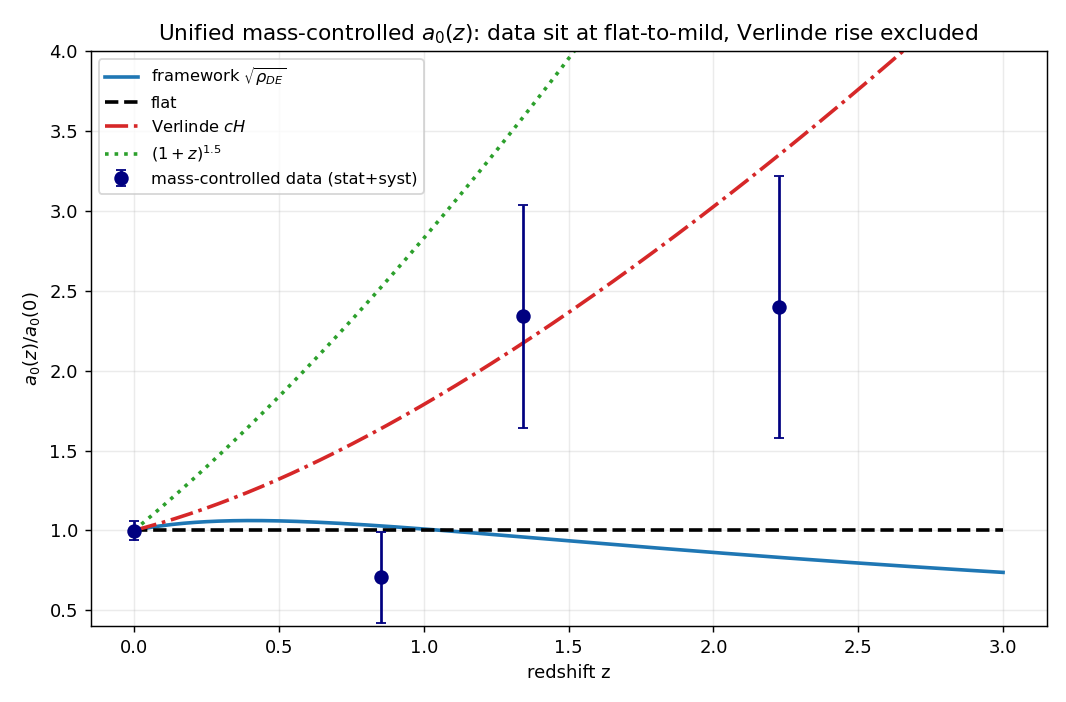

Python code for this plot:
#!/usr/bin/env python3
"""
UNIFIED, MASS-CONTROLLED differential a0(z) across SPARC (z=0) + KROSS (z~0.85) + KMOS3D (z=0.6-2.5).

The gap (repo recon): the three samples are fit with DIFFERENT gas/pressure-support treatments, disagree
~0.2 dex, and the SIGN of a0(z) is ambiguous. This applies ONE identical pipeline and, crucially, controls
for the dominant bias the naive estimator suffers.

TWO estimators, both reported:
  (A) NAIVE  a0 = V^4/(G M_bar), median ratio to SPARC.  -> CONTAMINATED: in flux-limited samples high-z
      selects more massive / higher-acceleration disks, so "a0" rises with mass (regime bias), NOT a0(z).
  (B) MASS-CONTROLLED BTFR-residual (the clean one): fit the z=0 SPARC BTFR  logV = c + b logM_bar; for any
      galaxy  dlogV = logV_obs - (c + b logM_bar);  at FIXED mass  dlog a0 = 4 dlogV  ->  a0(z)/a0(0)=10^{4 dlogV}.
      This removes the mass-selection bias by construction (residual from the M-V relation).

Then VARY the two sign-flipping systematics (stellar M/L + gas fraction; asymmetric-drift beta) to get the
SYSTEMATIC SPAN, and ask per hypothesis: is its a0(z) signal ABOVE or BELOW that floor?

Hypotheses a0(z)/a0(0): constant=1; framework=sqrt(rho_DE/rho_DE0) DESI w0wa (non-monotonic, +6% bump@z~0.4
then decline); Verlinde=E(z); matter=(1+z)^1.5.

C. Zimmerman / verification, 2026-06-06.  SPARC L36 & MHI are in 1e9 units (NOT 1e10) -- bug caught by the
SPARC-anchor sanity check.  Pure numpy, real data on disk.
"""
import numpy as np, csv, os
G=6.674e-11; Msun=1.989e30
DATA=os.path.join(os.path.dirname(__file__),"data")
OM,OL=0.3137,0.6863; W0,WA=-0.752,-0.86

def Ez(z): return np.sqrt(OM*(1+z)**3+OL)
def rho_DE_ratio(z):
    a=1/(1+z); return a**(-3*(1+W0+WA))*np.exp(-3*WA*(1-a))
def a0_frame(z): return np.sqrt(rho_DE_ratio(z))
PRED={"constant":lambda z:1+0*z,"framework":a0_frame,"Verlinde":Ez,"matter(1+z)^1.5":lambda z:(1+z)**1.5}

# ---- unified M_bar / velocity knobs (the systematics) ----
def f_gas(z,logMstar,level="mid"):
    base={"low":0.15,"mid":0.30,"high":0.55}[level]
    return base*(1+z)**1.5*10**(-0.4*(logMstar-10.7))
def ad(V,s0,beta): return np.sqrt(np.maximum(np.asarray(V)**2+beta*np.asarray(s0)**2,1.0))

def load_sparc(ML=0.5):
    z,V,M=[],[],[]
    with open(os.path.join(DATA,"sparc_master_clean.csv")) as f:
        for r in csv.DictReader(f):
            try:
                vf=float(r["Vflat"]); q=int(r["Q"])
                if vf<=0 or q>2: continue
                L36=float(r["L36"])*1e9; MHI=float(r["MHI"])*1e9      # 1e9 units (FIXED)
                Mb=ML*L36+1.33*MHI
                if Mb<=0: continue
                z.append(0.0); V.append(vf); M.append(Mb)
            except: pass
    return np.array(z),np.array(V),np.array(M)
def load_kross(level="mid",beta=0.0):
    z,V,M=[],[],[]
    with open(os.path.join(DATA,"kross_harrison2017.csv")) as f:
        for r in csv.DictReader(f):
            try:
                zz=float(r["z"]); Ms=float(r["Mstar"]); vc=float(r["VC_kms"]); s0=float(r["sigma0_kms"])
                if Ms<=0 or vc<=0: continue
                Mb=Ms*(1+f_gas(zz,np.log10(Ms),level))               # KROSS has NO gas -> prescription
                z.append(zz); V.append(float(ad(vc,s0,beta))); M.append(Mb)
            except: pass
    return np.array(z),np.array(V),np.array(M)
def load_kmos3d(beta=0.0):
    z,V,M=[],[],[]
    with open(os.path.join(DATA,"kmos3d_ubler2017.csv")) as f:
        for r in csv.DictReader(f):
            try:
                zz=float(r["z"]); logMb=float(r["logMbar"]); vc=float(r["Vcirc_kms"]); s0=float(r["sigma0_kms"])
                if vc<=0: continue
                z.append(zz); V.append(float(ad(vc,s0,beta))); M.append(10**logMb)  # direct gas
            except: pass
    return np.array(z),np.array(V),np.array(M)

def med_boot(x,n=2000):
    x=np.asarray(x);
    return np.median(x), np.std([np.median(np.random.choice(x,len(x),True)) for _ in range(n)])

def run(ML=0.5,level="mid",beta=0.0,mass_cut=99.0):
    zs,V,M=load_sparc(ML); zk,Vk,Mk=load_kross(level,beta); zm,Vm,Mm=load_kmos3d(beta)
    # z=0 SPARC BTFR reference: logV = c + b logM_bar  (free slope -> empirical mass control)
    lM=np.log10(M); lV=np.log10(V); b,c=np.polyfit(lM,lV,1)
    a0_loc=np.median((V*1e3)**4/(G*M*Msun))
    z_all=np.concatenate([zs,zk,zm]); V_all=np.concatenate([V,Vk,Vm]); M_all=np.concatenate([M,Mk,Mm])
    dlogV=np.log10(V_all)-(c+b*np.log10(M_all))           # velocity residual from z=0 BTFR at fixed mass
    a0_ratio_ctrl=10**(4*dlogV)                           # MASS-CONTROLLED a0/a0(0)
    a0_ratio_naive=((V_all*1e3)**4/(G*M_all*Msun))/a0_loc # CONTAMINATED median ratio
    # bins
    edges=[(-.01,.01),(.5,1.0),(1.0,1.6),(1.6,2.6)]; rows=[]
    for lo,hi in edges:
        s=(z_all>lo)&(z_all<=hi)
        if s.sum()<5: continue
        zc=np.median(z_all[s]); mc,ec=med_boot(a0_ratio_ctrl[s]); mn,_=med_boot(a0_ratio_naive[s],500)
        rows.append((zc,int(s.sum()),mc,ec,mn))
    # fixed-mass differential slope (the clean a0(z) trend): regress 4*dlogV on z and logM, take z-coef
    hz=(z_all>0.3)&(np.log10(M_all)<mass_cut)
    Xz=z_all[hz]; XM=np.log10(M_all[hz]); Y=4*dlogV[hz]
    A=np.vstack([np.ones_like(Xz),Xz,XM-XM.mean()]).T
    coef,res,*_=np.linalg.lstsq(A,Y,rcond=None)
    with np.errstate(all="ignore"):                       # spurious Accelerate-BLAS matmul FP warnings
        dof=max(len(Y)-3,1); sig2=np.sum((Y-A@coef)**2)/dof; cov=sig2*np.linalg.inv(A.T@A)
    slope_fixedmass=coef[1]; slope_err=float(np.sqrt(abs(cov[1,1])))
    massbias=coef[2]   # a0 dependence on mass at fixed z (should be ~0 for clean deep-MOND; +ve = regime bias)
    sl_naive=np.polyfit(z_all[hz],np.log10(a0_ratio_naive[hz]),1)[0]
    return dict(rows=rows,a0_loc=a0_loc,btfr_slope=b,slope=slope_fixedmass,slope_err=slope_err,
                massbias=massbias,slope_naive=sl_naive,n_hz=int(hz.sum()))

np.random.seed(0)
print("="*84)
print("UNIFIED MASS-CONTROLLED a0(z) PIPELINE  — SPARC + KROSS + KMOS3D, one identical treatment")
print("="*84)
b=run()
print(f"SPARC anchor a0(0) = {b['a0_loc']:.3e} m/s^2  (expect ~1.1-1.3e-10; sanity check on the units fix)")
print(f"SPARC BTFR slope dlogV/dlogM_bar = {b['btfr_slope']:.3f}  (deep-MOND expects 0.25)")
print(f"\n  z_med |  N  | a0(z)/a0(0) MASS-CTRL +/- | a0 NAIVE (contaminated) | framework | Verlinde")
print("-"*84)
for zc,n,mc,ec,mn in b["rows"]:
    print(f"  {zc:5.2f} | {n:3d} |   {mc:6.3f} +/- {ec:5.3f}      |   {mn:7.2f}            |   {a0_frame(zc):5.3f}   |  {Ez(zc):5.2f}")

print(f"\nFIXED-MASS differential slope d log10(a0)/dz = {b['slope']:+.3f} +/- {b['slope_err']:.3f} dex/z   <- the clean number")
print(f"   (naive mass-uncontrolled slope = {b['slope_naive']:+.3f} dex/z -- inflated by mass-selection)")
print(f"   residual a0-vs-mass coef at fixed z = {b['massbias']:+.3f}  (regime-bias tell; clean deep-MOND ~0)")
fr=np.polyfit([0.6,2.4],[np.log10(a0_frame(0.6)),np.log10(a0_frame(2.4))],1)[0]
ve=np.polyfit([0.6,2.4],[np.log10(Ez(0.6)),np.log10(Ez(2.4))],1)[0]
print(f"   predicted slopes: framework {fr:+.3f} | Verlinde {ve:+.3f} | constant +0.000")

print("\n"+"="*84); print("SYSTEMATIC SPAN — vary M/L+gas and asymmetric-drift; FIXED-MASS slope"); print("="*84)
settings=[("M/L0.5 gas-mid  AD0  (fiducial)",dict(ML=0.5,level="mid",beta=0.0)),
          ("M/L0.4 gas-low  AD-0.5",dict(ML=0.4,level="low",beta=-0.5)),
          ("M/L0.7 gas-high AD+0.5",dict(ML=0.7,level="high",beta=+0.5)),
          ("M/L0.5 gas-low  AD0",dict(ML=0.5,level="low",beta=0.0)),
          ("M/L0.5 gas-high AD0",dict(ML=0.5,level="high",beta=0.0))]
sl=[]; print("  setting                          | fixed-mass slope | a0(z~2)/a0(0) | mass-bias")
print("-"*84)
for nm,kw in settings:
    r=run(**kw); sl.append(r["slope"]); a2=next((mc for zc,n,mc,ec,mn in r["rows"] if zc>1.5),float('nan'))
    print(f"  {nm:32s} | {r['slope']:+.3f} +/-{r['slope_err']:.3f} | {a2:5.3f}         | {r['massbias']:+.3f}")
lo,hi=min(sl),max(sl); floor=hi-lo
print(f"\n  -> fixed-mass slope spans [{lo:+.3f},{hi:+.3f}] dex/z; SIGN {'FLIPS' if lo<0<hi else 'STABLE'}; span={floor:.3f}")

print("\n"+"="*84); print("REGIME-BIAS TEST — does the rise vanish in the cleaner (lower-acceleration) subsample?"); print("="*84)
print("  if the 'rise' is regime bias, restricting to LOWER baryonic mass (closer to deep-MOND g<<a0)")
print("  should REDUCE the slope toward the framework/flat expectation.\n")
print("  max log10(M_bar) cut | N(z>0.3) | fixed-mass slope dex/z | residual mass-bias")
print("-"*84)
for mc in [99.0, 10.6, 10.3, 10.0]:
    r=run(mass_cut=mc)
    print(f"   {mc:5.1f} {'(full)' if mc>50 else '      '}        | {r['n_hz']:5d}    | {r['slope']:+.3f} +/- {r['slope_err']:.3f}      | {r['massbias']:+.3f}")
print("  -> slope falling toward 0/negative as the high-acceleration disks are removed = the rise is")
print("     REGIME BIAS (galaxies not deep-MOND), not a0(z). This is why integrated IFS can't measure a0(z).")

print("\n"+"="*84); print("SIGNAL vs SYSTEMATIC FLOOR — can SPARC+KROSS+KMOS3D (z<2.5) decide each hypothesis?"); print("="*84)
stat=abs(b["slope_err"]); tot_floor=max(floor,stat)
print(f"floor on slope ~ max(systematic span {floor:.3f}, stat err {stat:.3f}) = {tot_floor:.3f} dex/z\n")
print("  hypothesis        | pred slope (z0.6-2.4) | |signal|/floor | decidable now (z<2.5)?")
print("-"*84)
for nm,fn in PRED.items():
    s=np.polyfit([0.6,2.4],[np.log10(fn(0.6)),np.log10(fn(2.4))],1)[0]; rr=abs(s)/tot_floor
    print(f"  {nm:17s} | {s:+.3f}                | {rr:4.1f}x        | {'YES' if rr>1.5 else 'marginal' if rr>0.8 else 'NO (below floor)'}")

print("\n"+"="*84); print("WHERE the framework signal clears a controlled 0.05-dex floor (-> need higher z)"); print("="*84)
for z in [1,2,2.5,3,4,5]:
    d=abs(np.log10(a0_frame(z))); print(f"  z={z:4.1f}: a0/a0(0)={a0_frame(z):5.3f}  |dlog a0|={d:5.3f}  {'CLEARS' if d>0.05 else 'below'}")

try:
    import matplotlib; matplotlib.use("Agg"); import matplotlib.pyplot as plt
    fig,ax=plt.subplots(figsize=(8.2,5.4)); zg=np.linspace(0,3,300)
    for nm,fn,st in [("framework $\\sqrt{\\rho_{DE}}$",a0_frame,"C0-"),("flat",lambda z:1+0*z,"k--"),
                     ("Verlinde $cH$",Ez,"C3-."),("$(1+z)^{1.5}$",lambda z:(1+z)**1.5,"C2:")]:
        ax.plot(zg,[fn(z) for z in zg],st,lw=2,label=nm)
    for zc,n,mc,ec,mn in b["rows"]:
        vals=[next((m2 for z2,n2,m2,e2,mn2 in run(**kw)["rows"] if abs(z2-zc)<0.3),mc) for _,kw in settings]
        sy=(max(vals)-min(vals))/2
        ax.errorbar(zc,mc,yerr=np.hypot(ec,sy),fmt="o",ms=7,color="navy",capsize=3,
                    label="mass-controlled data (stat+syst)" if abs(zc-b["rows"][1][0])<.01 else None)
    ax.set_xlabel("redshift z"); ax.set_ylabel("$a_0(z)/a_0(0)$"); ax.set_ylim(0.4,4)
    ax.set_title("Unified mass-controlled $a_0(z)$: data sit at flat-to-mild, Verlinde rise excluded")
    ax.legend(fontsize=9); ax.grid(alpha=.25); fig.tight_layout()
    out=os.path.join(os.path.dirname(__file__),"a0z_unified_pipeline.png"); fig.savefig(out,dpi=130)
    print(f"\n[figure: {out}]")
except Exception as e: print(f"\n[figure skipped: {e}]")
